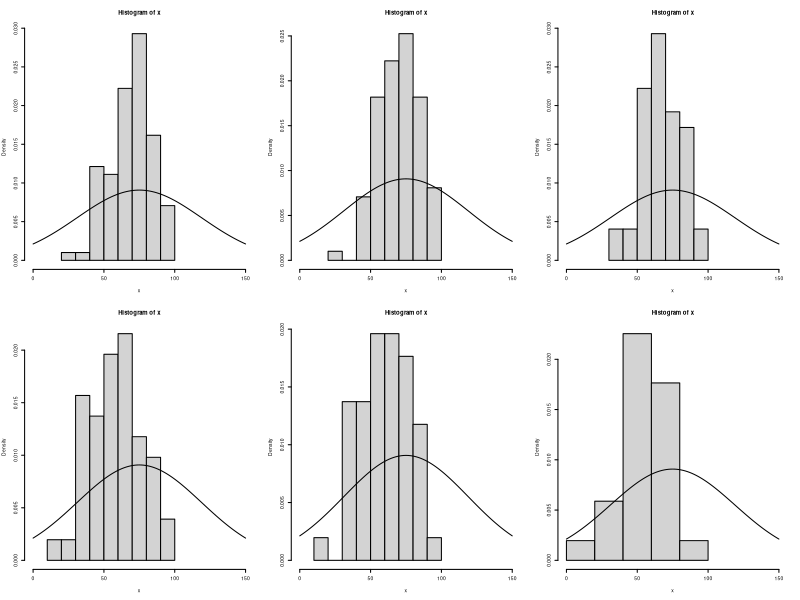
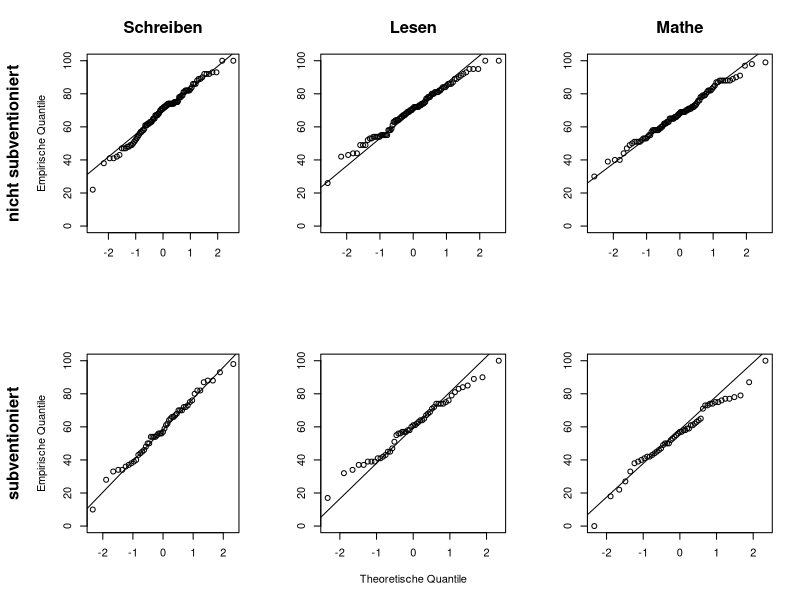
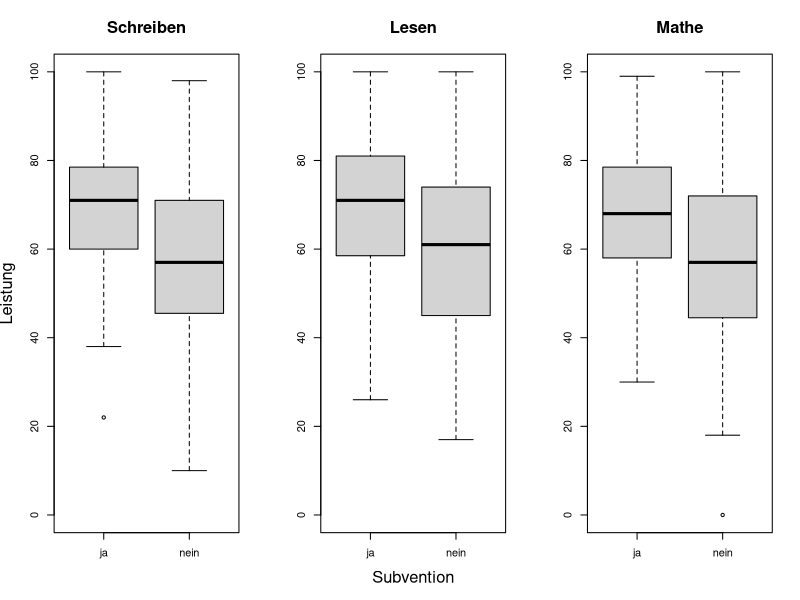

These charts were generated, in order, by the following R code:
#setwd("~/Documents/Studium/Statistik/Kurse/Fallstudien I/Projekt 2")
edu <- read.csv2("StudentsPerformance.csv")
attach(edu)

# zu aufgabe 1: 
sum(edu$test.preparation.course == "completed")/
  length(edu$test.preparation.course) 
# 31 % der Schueler*innen haben einen Vorkurs gemacht 

## Aufgabe 2

# annahme: 100 ist beste Note, 0 ist schlechteste Note 

length(lunch) # 150 probanden
unique(lunch) # subventioniert vs. nicht subventioniert (2 Auspraegungen)

# Datensatz nach den beiden Gruppen aufteilen:
lunch_split <- split(edu, lunch) 
names(lunch_split)[1] <- c("free_reduced") # so einfacher zu coden
attach(lunch_split)

length(free_reduced$race.ethnicity)/length(edu$lunch) # nur 51/150, also  
# 34 % der probanden bekommt das Essen subventioniert 

# selbst erstmal Ueberblick ueber Mittelwerte in den einzelnen Faechern je nach 
# lunch-Gruppe verschaffen: 
attach(free_reduced)
mean(math.score) # 56
mean(reading.score) # 60
mean(writing.score) # 59
detach(free_reduced)

attach(standard)
mean(math.score) # 68 
mean(reading.score) # 70
mean(writing.score) # 69
detach(standard)

# --> die nicht-subventionierten Schueler haben im Schnitt 10 Score-Punkte
# mehr in jedem Fach 

## Vortests auf Normalverteilung und gleiche Varianz fuer T-Test
# (denn Annahme bei t-Test: Das untersuchte Merkmal ist in den Grundgesamtheiten 
# der beiden Gruppen normalverteilt mit gleichen Varianzen)

# Rominas verallgemeinerte Vortest-Funktion:

vortests.ttest.faecher <- function(score, gruppe1, gruppe2){
  
  if(score == "math"){
    gruppe1 <- gruppe1$math.score
    gruppe2 <- gruppe2$math.score
    all <- c(gruppe1, gruppe2)
  }else if(score == "reading"){
    gruppe1 <- gruppe1$reading.score
    gruppe2 <- gruppe2$reading.score
    all <- c(gruppe1, gruppe2)
  }else if(score == "writing"){
    gruppe1 <- gruppe1$writing.score
    gruppe2 <- gruppe2$writing.score
    all <- c(gruppe1, gruppe2)
  }
  else return("falsche score-Eingabe")
  
  # Shapiro-Test auf Normalverteilung, die Voraussetzung ist fuer Bartlett-Test:
  norm_gruppe1 <- shapiro.test(gruppe1)$p.value
  norm_gruppe2 <- shapiro.test(gruppe2)$p.value
  
  # Falls nicht erfuellt:
  if(norm_gruppe1 < 0.05 | norm_gruppe2 < 0.05){
    cat("Folgende Stichprobe ist nicht normalverteilt: \n")
    if(norm_gruppe1 < 0.05){
      cat("Gruppe 1, P-Wert:", norm_gruppe1)
    }
    if(norm_gruppe2 < 0.05){
      cat("Gruppe 2, P-Wert:", norm_gruppe2)
    }
  }
  
  # Falls doch erfuellt:
  else{
    varianzgleichheit <- bartlett.test(list(gruppe1, gruppe2))$p.value
    
    cat("Shapiro Wilk Test auf Normalverteilung: \n \n")
    cat("p-Wert Gruppe 1", norm_gruppe1, "\n")
    cat("p-Wert Gruppe 2", norm_gruppe2, "\n \n")
    
    cat("Bartlett Test auf Varianzgleichheit in beiden Stichproben: \n p-Wert", 
        varianzgleichheit)
  }
}

vortests.ttest.faecher("math", standard, free_reduced)
vortests.ttest.faecher("writing", standard, free_reduced)
vortests.ttest.faecher("reading", standard, free_reduced)

# -> p-Werte ueber 0.05 bei lesen und schreiben, die Annahmen koennen hier
# beibehalten werden, bei Mathe ist p-Wert des Bartlett-Tests bei 0.023,
# hier muss Alternative zum T-Test her: Welch-Test ist wie t-Test bei versch. 
# Varianzen

## Visualisierung der Normalverteilungsueberpruefung

# Histogramme mit eingezeichneter Normalverteilungskurve (kann sein dass hier 
# noch ein Fehler drin steckt, sieht nicht passend aus)

hist.faecher <- function(x){
  hist(x, xlim = c(0, 150), freq = FALSE)
  curve(dnorm(x, mean = mean(x), sd = sd(x)), from = 0, to = 150, add = TRUE)
}

op <- par(mfrow = c(2,3), cex = 0.3)
attach(standard)
hist.faecher(writing.score)
hist.faecher(reading.score)
hist.faecher(math.score)
detach(standard)
attach(free_reduced)
hist.faecher(writing.score)
hist.faecher(reading.score)
hist.faecher(math.score)
detach(free_reduced)
par(op)



# QQ-Plots
qqmatrix <- function(gruppe1, gruppe2, ylab1, ylab2){
  op <- par(mfrow = c(2,3), cex.main = 1.5)
  opq <- par(mar = c(5,6.5,4,2) + 0.1)
  attach(gruppe1)
  qqnorm(writing.score, main = "Schreiben", xlab = "", ylab = 
           "Empirische Quantile", ylim = c(0,100))
  qqline(writing.score)
  title(ylab = ylab1, line = 5, cex.lab = 1.5, font.lab = 2)
  par(opq)
  qqnorm(reading.score, main = "Lesen", xlab = "", ylab = "", ylim = c(0,100))
  qqline(reading.score)
  qqnorm(math.score, main = "Mathe", xlab = "", ylab = "", ylim = c(0,100))
  qqline(math.score)
  detach(gruppe1)
  opq <- par(mar = c(5,6.5,4,2) + 0.1)
  attach(gruppe2)
  qqnorm(writing.score, xlab = "", ylab = 
           "Empirische Quantile", main = "", mar = c(5,6,4,2) + 0.1, ylim = c(0,100))
  qqline(writing.score)
  title(ylab = ylab2, line = 5, cex.lab = 1.5, font.lab = 2)
  par(opq)
  qqnorm(reading.score, xlab = "Theoretische Quantile", ylab = "", main = "",
         ylim = c(0,100))
  qqline(reading.score)
  qqnorm(math.score, xlab = "", ylab = "", main = "", ylim = c(0,100))
  qqline(math.score)
  detach(gruppe2)
  par(op)
}  

#pdf("qq_lunch.pdf", width = 13)
qqmatrix(standard, free_reduced, "nicht subventioniert",
         "subventioniert")
#dev.off()


## T-Tests und Welch-Test zum Lagevergleich der Noten von subventionierten und nicht
## subventionierten Schuelern 

# weitere Annahme: die Noten der subventionierten haengen nicht von den Noten der 
# nicht-subventionierten Schueler ab 

# lesen und schreiben - T-Test
t.test(free_reduced$reading.score, standard$reading.score, var.equal = TRUE)
t.test(free_reduced$writing.score, standard$writing.score, var.equal = TRUE)

## mathe - Welch-Test
t.test(free_reduced$math.score, standard$math.score)  

# alle p-Werte unter 0.05 -> Lageunterschied signifikant 
# keine Adjustierung des p-Wertes, da nicht die selben Daten mehrmals benutzt (?)

## man koennte auch Unterschied generell, also faecherunspezifisch testen: 
## (aber laut Basti nicht gewollt)

attach(free_reduced)
total_free_reduced <- c(math.score, reading.score, writing.score)
detach(free_reduced)
attach(standard)
total_standard <- c(math.score, reading.score, writing.score)
detach(standard)
shapiro.test(total_free_reduced) 
shapiro.test(total_standard)
# Normalverteilung --> check 
bartlett.test(list(total_free_reduced, total_standard)) 
# hier koennen aber keine gleichen Varianzen angenommen werden (wohl wegen Mathe)
# also theoretisch wieder Welch-Test 

## Visualisierungen

# Vergleich aller Faecher zusammen:
# boxplot(list(total_free_reduced, total_standard), names = c("ja", "nein"), 
#        xlab = "Subvention", ylab = "Leistungen", main = "Vergleich von Schülern
#        mit und ohne staatliche Unterstützung") 


# Vergleich nach Faechern:
boxpl <- function(gruppe1, gruppe2, xlab){
  op2 <- par(mfrow = c(1,3), cex.lab = 1.5, cex.main = 1.5)
  boxplot(list(gruppe1$writing.score, gruppe2$writing.score), names = c("ja", "nein"), 
          main = "Schreiben", ylim = c(0,100), ylab = "Leistung")
  boxplot(list(gruppe1$reading.score, gruppe2$reading.score), names = c("ja", "nein"), 
          xlab = xlab, main = "Lesen", ylim = c(0,100)) # range?
  boxplot(list(gruppe1$math.score, gruppe2$math.score), names = c("ja", "nein"), 
          main = "Mathe", ylim = c(0,100))
  par(op2)
}

#pdf("boxplots_lunch.pdf", width = 13)
boxpl(lunch_split$standard, lunch_split$free_reduced, "Subvention")
#dev.off()






